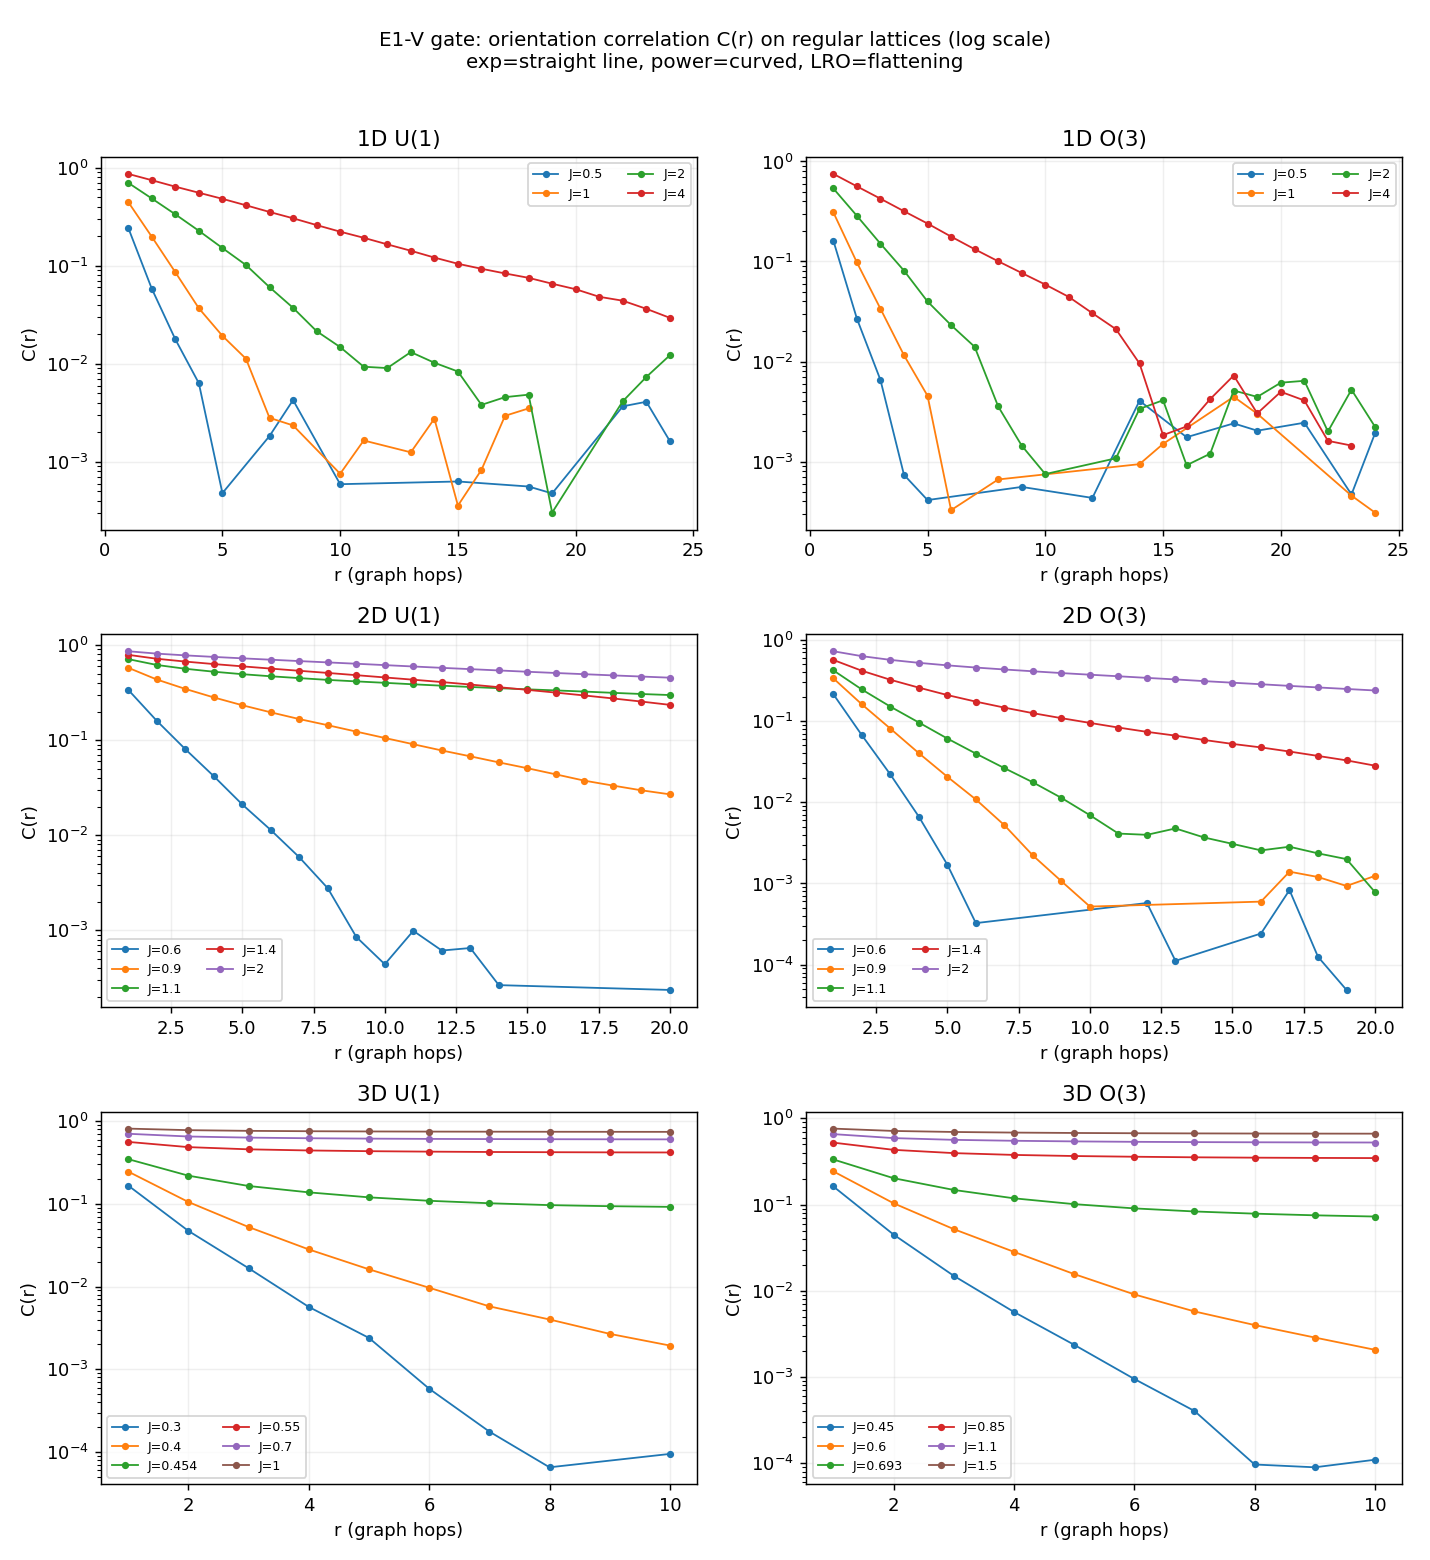

Write the Python code that produced this figure.
"""E1V_gate.py -- MANDATORY engineering gate for E1_ORIENTATION.

Validate the spin-model Monte-Carlo engine (orientation_core) on the REGULAR
d=1,2,3 lattices where the literature anchors live, using exactly the machinery
that will later run on the causal network.  The gate must reproduce:

  1D  XY & O(3)  : NO long-range order at any J>0 (Mermin-Wagner).  C(r) decays
                   exponentially.  XY is checked QUANTITATIVELY against the exact
                   transfer-matrix result  C(r) = (I1(J)/I0(J))**r.
  2D  XY         : Kosterlitz-Thouless.  C(r) crosses from exponential (small J,
                   hot) to power-law r^{-eta} (large J, cold) near J_KT ~ 1.12.
      O(3)       : NO long-range order (Mermin-Wagner); C(r) stays exponential.
  3D  XY & O(3)  : long-range order for J > J_c (XY J_c~0.454, O(3) J_c~0.693).
                   C(r) -> C0 > 0 (fit winner = const) and the order parameter m
                   lifts off the disordered ~1/sqrt(N) baseline.

If the engine fails these, the gate FAILS and the physical measurement (E1-1)
does not proceed.  Anti-circularity: no critical temperature is inserted into the
generator; the literature J_c values appear only in this COMPARISON-ONLY scoring.
"""
from __future__ import annotations

import json
import time
from pathlib import Path

import numpy as np
import matplotlib
matplotlib.use("Agg")
import matplotlib.pyplot as plt  # noqa: E402

import orientation_core as oc  # noqa: E402

OUT = Path(__file__).resolve().parent
SEEDS = (0, 1, 2)

# ----- literature anchors (COMPARISON ONLY) -------------------------------- #
J_KT_2D = 1.12       # 2D XY Kosterlitz-Thouless coupling (T_KT ~ 0.893)
JC_3D = {"U(1)": 0.454, "O(3)": 0.693}   # 3D ordering couplings

# ----- run sizes ----------------------------------------------------------- #
CFG = {
    "1D": dict(builder=lambda: oc.ring_1d(4000), r_max=24,
               n_burn=1200, n_meas=250, n_sources=60,
               Js=[0.5, 1.0, 2.0, 4.0]),
    "2D": dict(builder=lambda: oc.lattice_periodic((64, 64)), r_max=20,
               n_burn=2000, n_meas=300, n_sources=48,
               Js=[0.6, 0.9, 1.1, 1.4, 2.0]),
    "3D": dict(builder=lambda: oc.lattice_periodic((16, 16, 16)), r_max=10,
               n_burn=2000, n_meas=300, n_sources=48,
               Js_by_model={"U(1)": [0.3, 0.4, 0.454, 0.55, 0.7, 1.0],
                            "O(3)": [0.45, 0.6, 0.693, 0.85, 1.1, 1.5]}),
}


def run_case(dim, model_name):
    cfg = CFG[dim]
    Js = cfg.get("Js_by_model", {}).get(model_name, cfg.get("Js"))
    Model = oc.MODELS[model_name]
    rows = []
    curves = {}
    for J in Js:
        Cs, ms, steps = [], [], []
        for seed in SEEDS:
            g = cfg["builder"]()
            m = Model(g, J=J, seed=100 * seed + 7)
            r, C, w, m_series = oc.measure_correlation(
                m, n_burn=cfg["n_burn"], n_meas=cfg["n_meas"],
                n_sources=cfg["n_sources"], r_max=cfg["r_max"])
            Cs.append(C)
            ms.append(float(np.mean(m_series)))
            steps.append(m.step)
        Cs = np.array(Cs)
        Cmean = Cs.mean(axis=0)
        Cstd = Cs.std(axis=0)
        fit = oc.fit_forms(r, Cmean, sigma=Cstd, r_lo=2)
        m_mean, m_err = float(np.mean(ms)), float(np.std(ms))
        rows.append({"J": J, "r": r.tolist(), "C": Cmean.tolist(),
                     "C_err": Cstd.tolist(), "fit": fit,
                     "m": m_mean, "m_err": m_err, "step": float(np.mean(steps))})
        curves[J] = (r, Cmean, Cstd)
        win = fit.get("winner", "?")
        extra = ""
        if win == "exp":
            extra = f"xi={fit['exp']['xi']:.2f}"
        elif win == "power":
            extra = f"eta={fit['power']['eta']:.2f}"
        elif win == "const":
            extra = f"C0={fit['const']['C0']:.3f}"
        print(f"  {dim} {model_name} J={J:5.3f}  m={m_mean:.3f}+-{m_err:.3f}  "
              f"C(r): {win:5s} {extra}  step={np.mean(steps):.2f}")
    return rows, curves, Js


def verdict_1d(results):
    """1D: NO long-range order at any J (Mermin-Wagner) -- no 'const' plateau and
    m stays at the disordered ~1/sqrt(N) baseline; XY xi matches transfer matrix."""
    ok = True
    notes = []
    for model in ("U(1)", "O(3)"):
        for row in results[("1D", model)][0]:
            w = row["fit"].get("winner")
            if w == "const":
                ok = False
                notes.append(f"1D {model} J={row['J']}: LRO plateau (must be none)")
            if row["m"] > 0.12:           # disordered ~ 1/sqrt(N) ~ 0.016
                ok = False
                notes.append(f"1D {model} J={row['J']}: m={row['m']:.2f} too large")
    # quantitative XY vs exact transfer-matrix xi (only where xi_exact resolvable)
    from scipy.special import i0, i1
    qnotes = []
    for row in results[("1D", "U(1)")][0]:
        J = row["J"]
        xi_mc = row["fit"]["exp"]["xi"]
        xi_exact = -1.0 / np.log(i1(J) / i0(J))
        rel = abs(xi_mc - xi_exact) / xi_exact if np.isfinite(xi_mc) else np.nan
        resolvable = xi_exact >= 1.0
        qnotes.append((J, xi_mc, xi_exact, rel, resolvable))
        if resolvable and (not np.isfinite(rel) or rel > 0.20):
            ok = False
            notes.append(f"1D XY J={J}: xi_mc={xi_mc:.2f} vs exact {xi_exact:.2f} "
                         f"({rel:.0%})")
    return ok, notes, qnotes


def verdict_2d(results):
    """2D XY: KT -- exp correlation length GROWS as cooled, then a scale-free
    power-law (critical) regime appears near J_KT.  2D O(3): no true LRO (the
    plateau must not equal m^2 -- Mermin-Wagner)."""
    ok = True
    notes = []
    xy = sorted(results[("2D", "U(1)")][0], key=lambda r: r["J"])
    # correlation length grows on the disordered (hot) side
    hot = [r for r in xy if r["J"] <= J_KT_2D and r["fit"]["winner"] == "exp"]
    grew = len(hot) >= 2 and hot[-1]["fit"]["exp"]["xi"] > hot[0]["fit"]["exp"]["xi"]
    if not grew:
        ok = False
        notes.append("2D XY: correlation length does not grow toward J_KT")
    # a power-law (critical/KT) regime exists with eta of order the KT value
    crit = [r for r in xy if r["fit"]["winner"] == "power"
            and 0.1 <= r["fit"]["power"]["eta"] <= 0.7]
    if not crit:
        ok = False
        notes.append("2D XY: no scale-free power-law (KT) regime found")
    # 2D O(3): no genuine LRO -- plateau (if any) must NOT match m^2
    for r in results[("2D", "O(3)")][0]:
        if r["fit"]["winner"] == "const":
            cl, m2 = r["fit"]["C_long"], r["m"] ** 2
            if m2 > 0 and abs(cl - m2) / m2 < 0.25:
                ok = False
                notes.append(f"2D O(3) J={r['J']}: genuine LRO (C_long=m^2) "
                             "violates Mermin-Wagner")
    return ok, notes


def verdict_3d(results):
    """3D XY & O(3): genuine LRO for J>J_c -- a flat 'const' plateau with
    C_long = m^2 (Mermin clustering) and m well above the disordered baseline;
    disordered below J_c; a power-law critical point near J_c."""
    ok = True
    notes = []
    m2_checks = []
    for model in ("U(1)", "O(3)"):
        rows = sorted(results[("3D", model)][0], key=lambda r: r["J"])
        jc = JC_3D[model]
        above = [r for r in rows if r["J"] > jc * 1.1]
        below = [r for r in rows if r["J"] < jc * 0.9]
        lro = [r for r in above if r["fit"]["winner"] == "const"]
        if not lro:
            ok = False
            notes.append(f"3D {model}: no LRO plateau above J_c")
        # plateau equals m^2 (internal consistency of true LRO)
        for r in lro:
            cl, m2 = r["fit"]["C_long"], r["m"] ** 2
            rel = abs(cl - m2) / m2 if m2 > 0 else np.nan
            m2_checks.append((model, r["J"], cl, m2, rel))
            if not (rel < 0.20):
                ok = False
                notes.append(f"3D {model} J={r['J']}: C_long={cl:.3f} != m^2={m2:.3f}")
        m_hi = max((r["m"] for r in above), default=0.0)
        if m_hi < 0.5:
            ok = False
            notes.append(f"3D {model}: order parameter stays low (max m={m_hi:.2f})")
        m_lo = min((r["m"] for r in below), default=1.0)
        if m_lo > 0.12:
            notes.append(f"3D {model}: NB m below J_c = {m_lo:.2f} (finite-size)")
        # critical power-law point near J_c
        if not any(r["fit"]["winner"] == "power" for r in rows
                   if jc * 0.9 <= r["J"] <= jc * 1.1):
            notes.append(f"3D {model}: NB no clean power-law point sampled at J_c")
    return ok, notes, m2_checks


def make_figure(results):
    fig, axes = plt.subplots(3, 2, figsize=(11, 12))
    dims = ["1D", "2D", "3D"]
    models = ["U(1)", "O(3)"]
    for i, dim in enumerate(dims):
        for j, model in enumerate(models):
            ax = axes[i, j]
            rows, curves, Js = results[(dim, model)]
            for J in Js:
                r, C, Cstd = curves[J]
                sel = (r >= 1) & (C > 0)
                ax.plot(r[sel], C[sel], "o-", ms=3, lw=1, label=f"J={J:g}")
            ax.set_yscale("log")
            ax.set_xlabel("r (graph hops)")
            ax.set_ylabel("C(r)")
            ax.set_title(f"{dim} {model}")
            ax.legend(fontsize=7, ncol=2)
            ax.grid(alpha=0.2)
    fig.suptitle("E1-V gate: orientation correlation C(r) on regular lattices "
                 "(log scale)\nexp=straight line, power=curved, LRO=flattening",
                 fontsize=11)
    fig.tight_layout(rect=[0, 0, 1, 0.97])
    fig.savefig(OUT / "E1V_gate.png", dpi=130)
    print(f"saved {OUT/'E1V_gate.png'}")


def main():
    t0 = time.time()
    results = {}
    print("=" * 72)
    print("E1-V GATE -- engine validation on regular lattices")
    print("=" * 72)
    for dim in ("1D", "2D", "3D"):
        for model in ("U(1)", "O(3)"):
            rows, curves, Js = run_case(dim, model)
            results[(dim, model)] = (rows, curves, Js)

    ok1, n1, q1 = verdict_1d(results)
    ok2, n2 = verdict_2d(results)
    ok3, n3, m2chk = verdict_3d(results)
    gate_pass = ok1 and ok2 and ok3

    print("-" * 72)
    print("1D XY transfer-matrix check  C(r)=(I1(J)/I0(J))^r,  xi_mc vs exact:")
    for J, xm, xe, rel, res in q1:
        tag = "" if res else "  (xi<1, unresolvable -- excluded)"
        rels = f"{rel:5.1%}" if np.isfinite(rel) else "  n/a"
        print(f"   J={J:4.1f}  xi_mc={xm:6.2f}  xi_exact={xe:6.2f}  rel={rels}{tag}")
    print("3D Mermin clustering check  C(infinity) == m^2 (genuine LRO):")
    for model, J, cl, m2, rel in m2chk:
        print(f"   {model} J={J:5.3f}  C_long={cl:.3f}  m^2={m2:.3f}  rel={rel:5.1%}")
    print("-" * 72)
    print(f"1D verdict (no LRO, exp, quantitative XY): {'PASS' if ok1 else 'FAIL'}")
    for x in n1:
        print("   -", x)
    print(f"2D verdict (XY KT crossover, O(3) no LRO):  {'PASS' if ok2 else 'FAIL'}")
    for x in n2:
        print("   -", x)
    print(f"3D verdict (XY & O(3) LRO above J_c):       {'PASS' if ok3 else 'FAIL'}")
    for x in n3:
        print("   -", x)
    print("=" * 72)
    print(f"GATE: {'PASS -- engine validated, E1-1 may proceed' if gate_pass else 'FAIL'}")
    print("=" * 72)

    # serialise
    payload = {
        "gate_pass": bool(gate_pass),
        "verdicts": {"1D": bool(ok1), "2D": bool(ok2), "3D": bool(ok3)},
        "notes": {"1D": n1, "2D": n2, "3D": n3},
        "xy_1d_xi_check": [{"J": J, "xi_mc": xm, "xi_exact": xe, "rel_err": rel,
                            "resolvable": bool(res)} for J, xm, xe, rel, res in q1],
        "mermin_clustering_3d": [{"model": mdl, "J": J, "C_long": cl, "m2": m2,
                                  "rel_err": rel} for mdl, J, cl, m2, rel in m2chk],
        "literature_anchors": {"J_KT_2D": J_KT_2D, "J_c_3D": JC_3D},
        "seeds": list(SEEDS),
        "config": {d: {k: v for k, v in CFG[d].items() if k != "builder"}
                   for d in CFG},
        "cases": {f"{dim}/{model}": results[(dim, model)][0]
                  for dim in ("1D", "2D", "3D") for model in ("U(1)", "O(3)")},
        "runtime_s": time.time() - t0,
        "timestamp_utc": time.strftime("%Y-%m-%dT%H:%M:%SZ", time.gmtime()),
    }
    (OUT / "E1V_gate.json").write_text(json.dumps(payload, indent=2, default=float))
    print(f"saved {OUT/'E1V_gate.json'}  ({payload['runtime_s']:.0f}s)")
    make_figure(results)
    return gate_pass


if __name__ == "__main__":
    main()
